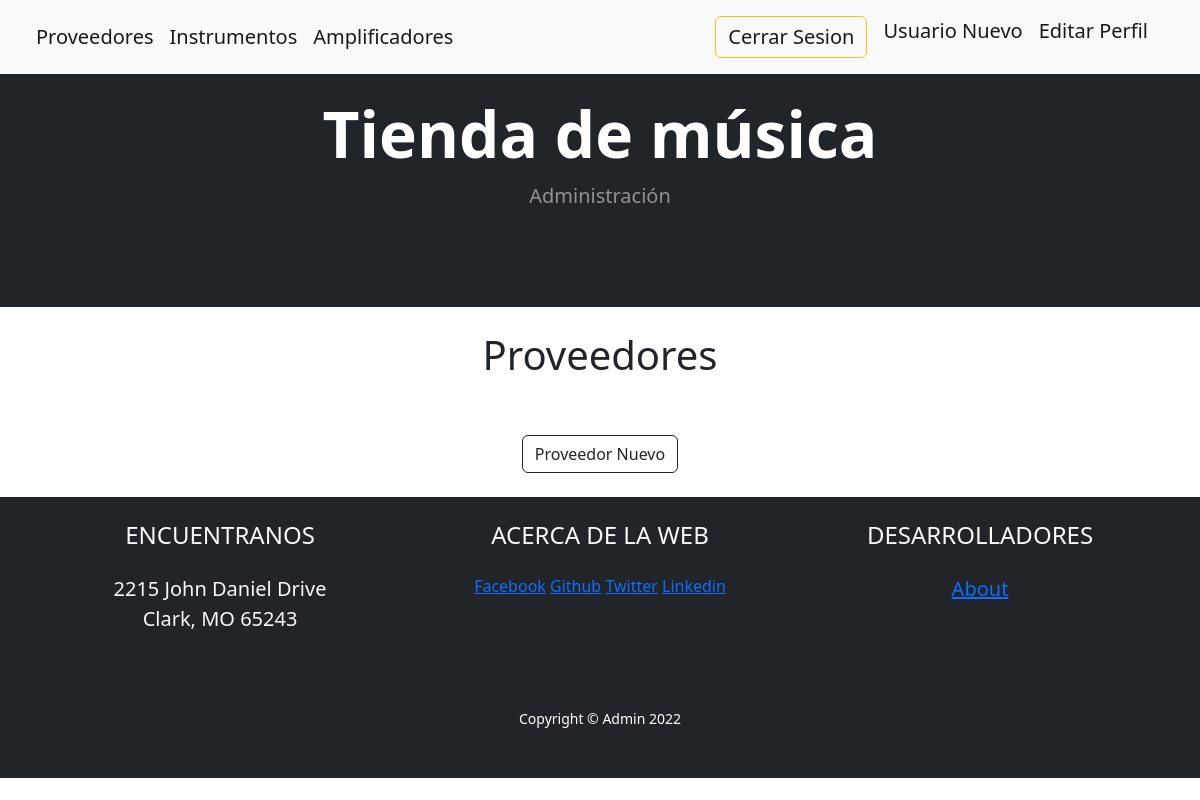
Page /app-tienda-musical/proveedor/ (signed in) on the earlier database version.
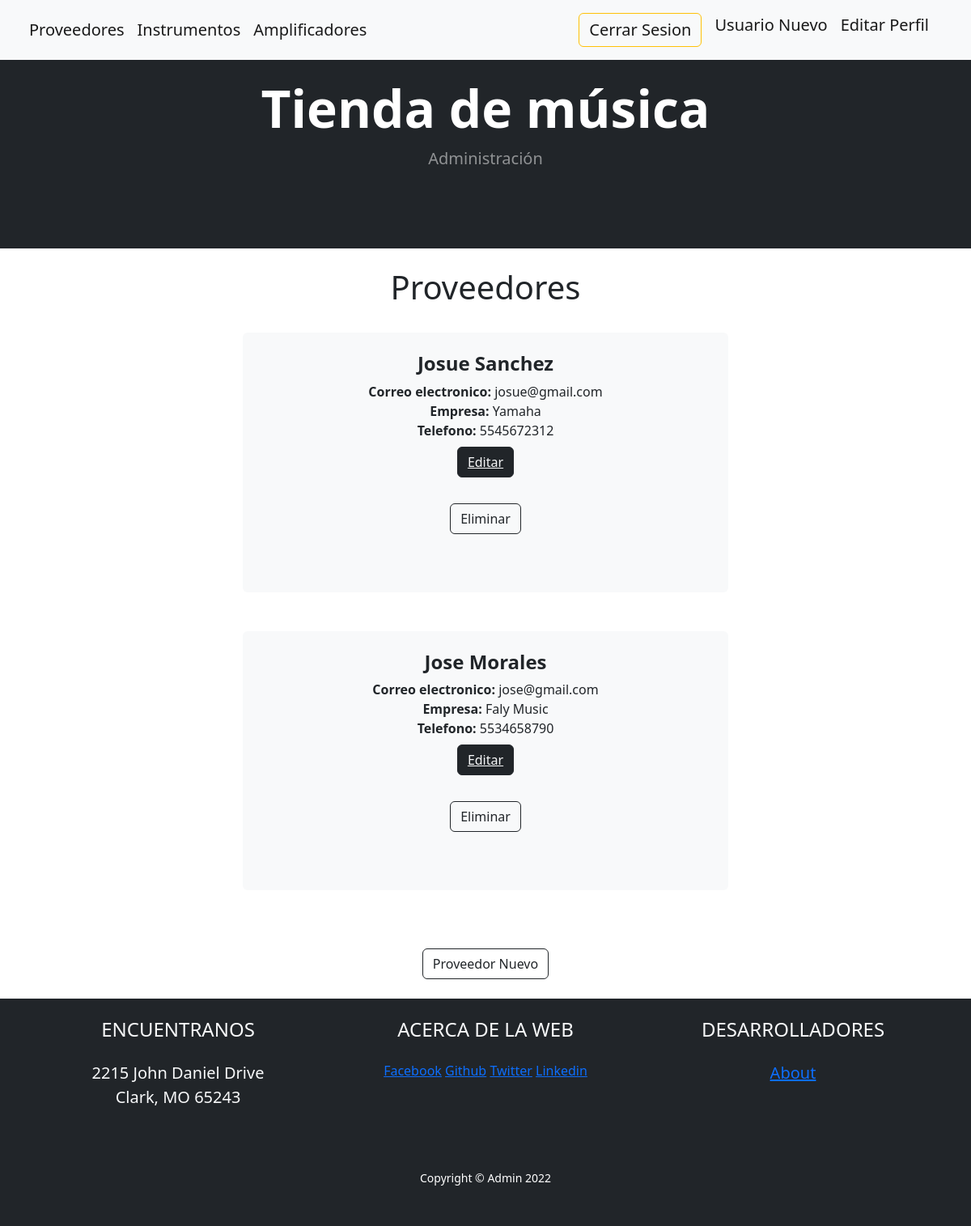
Same page on the later database version.
### AppTiendaMusical/models.py (models this page shows)
class Proveedor(models.Model):
    nombre = models.CharField(max_length=50)
    Apellido = models.CharField(max_length=50)
    email = models.EmailField()
    empresa = models.CharField(max_length=50)
    telefono = models.IntegerField()

### AppTiendaMusical/views.py (the view)
# urls.py: path('proveedor/', proveedor, name="Proveedor"),
@login_required
def proveedor(request):
    lista = Proveedor.objects.all()
    return render(request, "Proveedores.html", {"proveedores": lista})

### AppTiendaMusical/Templates/Proveedores.html (shortened to what this page needs)
{% extends 'Inicio.html' %}
{% load static %}
{% block ListaDeContenidos %}
<h1 style="text-align: center" class="py-4">Proveedores</h1>
{% for proveedor in proveedores %}
<center>
    <div class="col-lg-6 col-xxl-4 mb-5">
        <div class="card bg-light border-0 h-100">
            <div class="card-body text-center p-4 p-lg-5 pt-0 pt-lg-0">
                <h2 class="fs-4 fw-bold">{{proveedor.nombre}} {{proveedor.Apellido}}</h2>
                <p class="mb-0"><b> Correo electronico:</b> {{proveedor.email}}</p>
                <p class="mb-0"><b> Empresa:</b> {{proveedor.empresa}}</p>
                <p class="mb-0"><b> Telefono:</b> {{proveedor.telefono}}</p>
                <div>
                    <div class="py-2">
                        <center><button class="btn btn-dark mt-auto">
                                <a href="{% url 'EditarProveedor' proveedor.id %}"
                                    class="text-light">Editar</a></button>
                        </center>
                    </div>
                    <form action="{% url 'EliminarProveedor' proveedor.id %}" method="POST">{% csrf_token %}
                        <div class="py-4">
                            <center><button class="btn btn-outline-dark mt-auto" type="submit">Eliminar</button>
                            </center>
                        </div>
                    </form>
                </div>
            </div>
        </div>
    </div>
</center>
{% endfor %}
<div class="py-4">
    <center><a class="btn btn-outline-dark mt-auto" href="{% url 'AgregarProveedor' %}">Proveedor Nuevo</a></center>
</div>
{% endblock ListaDeContenidos %}

### AppTiendaMusical/Templates/Inicio.html (shortened to what this page needs)
<!DOCTYPE html>
<html lang="en">
<head>
    {% load static %}
    <link href="https://cdn.jsdelivr.net/npm/bootstrap-icons@1.5.0/font/bootstrap-icons.css" rel="stylesheet" />
    <link href="{% static 'css/styles.css' %}" rel="stylesheet" />
    <link href="https://cdn.jsdelivr.net/npm/bootstrap@5.2.3/dist/css/bootstrap.min.css" rel="stylesheet"
>
</head>
<body>
    <nav class="navbar fixed-top navbar-expand-lg bg-light py-3">
        <div class="container-fluid">
            {% if user.is_authenticated %}
            <div class="collapse navbar-collapse px-4" id="navbarSupportedContent">
                <ul class="navbar-nav mr-auto">
                    <li class="nav-item">
                        <a class="navbar-brand" href="{% url 'Proveedor' %}">Proveedores</a>
                    </li>
                    <li class="nav-item">
                        <a class="navbar-brand" href="{% url 'Instrumento' %}">Instrumentos</a>
                    </li>
                    <li class="nav-item">
                        <a class="navbar-brand" href="{% url 'Amplificador' %}">Amplificadores</a>
                    </li>
                </ul>
            </div>
            <ul class="navbar-nav px-4">
                <li class="nav-item">
                    <a class="navbar-brand btn btn-outline-warning py-8" aria-current="page" href="{% url 'Logout' %}">Cerrar Sesion</a>
                </li>
                <li class="nav-item">
                    <a class="navbar-brand" href="{% url 'Registro' %}">Usuario Nuevo</a>
                </li>
                <li class="nav-item">
                    <a class="navbar-brand" href="{% url 'EditarPerfil' %}">Editar Perfil</a>
                </li>
            </ul>
            {% endif %}
        </div>
    </nav>
    <header class="bg-dark py-4">
        <div class="container px-4 px-lg-5 my-5 py-4">
            <div class="text-center text-white">
                <h1 class="display-3 fw-bolder">Tienda de música</h1>
                <p class="lead fw-normal text-white-50 mb-0">Administración</p>
            </div>
        </div>
    </header>
    {% block ListaDeContenidos %}{% endblock ListaDeContenidos %}
    <div class="bg-dark text-light">
        <footer class="footer text-center py-9">
            <div class="container">
                <div class="row">
                    <div class="col-lg-4 mb-5 mb-lg-0 py-4">
                        <h4 class="text-uppercase mb-4">Encuentranos</h4>
                        <p class="lead mb-0">
                            2215 John Daniel Drive
                            <br />
                            Clark, MO 65243
                        </p>
                    </div>
                    <div class="col-lg-4 mb-5 mb-lg-0 py-4">
                        <h4 class="text-uppercase mb-4"> Acerca de la WEB</h4>
                        <a href="https://www.facebook.com">Facebook</a>
                        <a href="https://github.com">Github</a>
                        <a href="https://twitter.com">Twitter</a>
                        <a href="https://mx.linkedin.com">Linkedin</a>
                    </div>
                    <div class="col-lg-4 py-4">
                        <h4 class="text-uppercase mb-4">Desarrolladores</h4>
                        <p class="lead mb-0">
                            <a href="{% url 'About' %}">About</a>
                        </p>
                    </div>
                </div>
            </div>
        </footer>
    </div>
    <div class="bg-dark py-4">
        <div class="copyright py-4 text-center text-white">
            <div class="container"><small>Copyright &copy; Admin 2022</small></div>
        </div>
    </div>
</body>
</html>

Differences in the rows shown:
added Proveedor: nombre "Josue", Apellido "Sanchez", email "josue@gmail.com", empresa "Yamaha", telefono "5545672312"
added Proveedor: nombre "Jose", Apellido "Morales", email "jose@gmail.com", empresa "Faly Music", telefono "5534658790"
